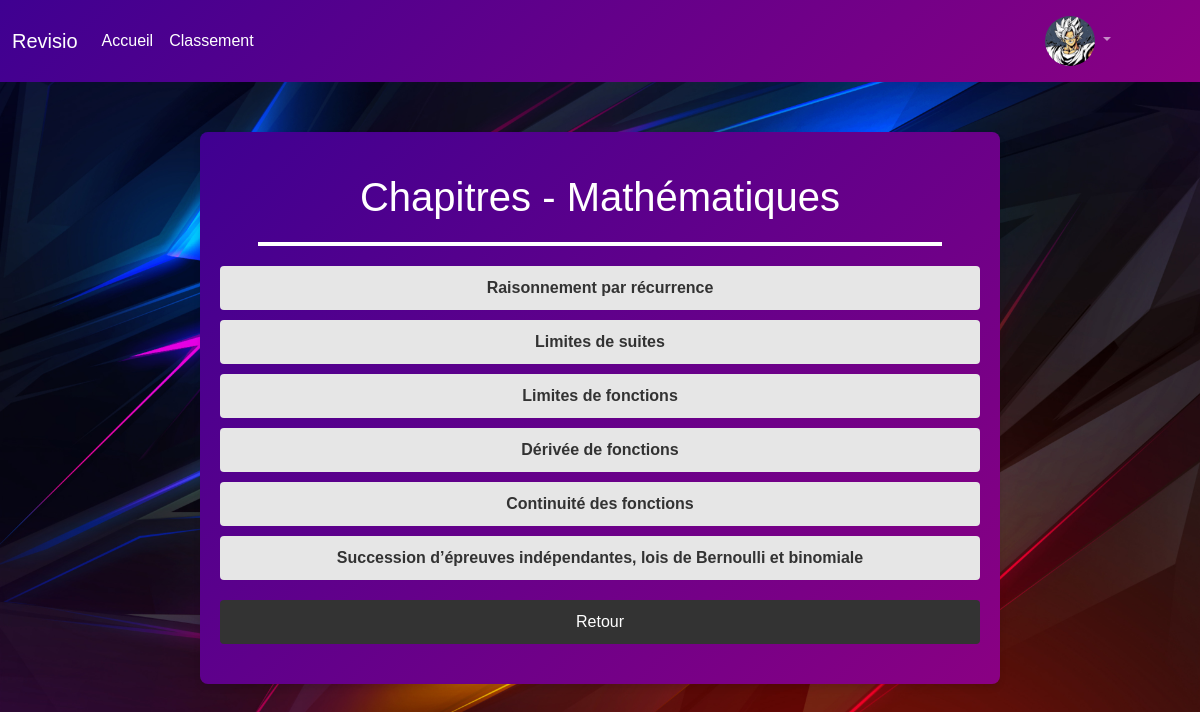
The app's page /chapitres.php?id_deck=1 (signed in) with its own data.
### tables this page shows
CREATE TABLE IF NOT EXISTS `decks` (
  `id_deck` int NOT NULL AUTO_INCREMENT,
  `nom_deck` varchar(255) NOT NULL,
  PRIMARY KEY (`id_deck`)
);

CREATE TABLE IF NOT EXISTS `chapitre` (
  `id` int NOT NULL AUTO_INCREMENT,
  `nom_chapitre` varchar(255) NOT NULL,
  `id_deck` int NOT NULL,
  PRIMARY KEY (`id`),
  KEY `id_deck` (`id_deck`)
);

### chapitres.php (the view, shortened to what this page needs)
<?php
$bdd = new PDO('mysql:host=localhost;dbname=account_app;charset=utf8', 'root', '');
$stmt = $bdd->prepare("SELECT users.id, users.pseudo,
                                       COALESCE(images.image, 'avatar.jpg') AS image
                                FROM users
                                LEFT JOIN images ON users.id = images.id
                                WHERE users.id = ?");
        $stmt->execute([$_SESSION['id']]);
        $user = $stmt->fetch(PDO::FETCH_ASSOC);
if (isset($_GET['id_deck']) && !empty($_GET['id_deck'])) {
    $id_deck = intval($_GET['id_deck']);
    $reqDeck = $bdd->prepare('SELECT nom_deck FROM decks WHERE id_deck = ?');
    $reqDeck->execute([$id_deck]);
    $deck = $reqDeck->fetch();
    if ($deck) {
        $nom_deck = htmlspecialchars($deck['nom_deck']);
        $reqChapitres = $bdd->prepare('SELECT * FROM chapitre WHERE id_deck = ?');
        $reqChapitres->execute([$id_deck]);
        $chapitres = $reqChapitres->fetchAll();
    } else {
        die('Deck non trouvé.');
    }
} else {
    die('ID du deck manquant ou invalide.');
}
?>
<!DOCTYPE html>
<html lang="en">
<head>
    <link rel="stylesheet" href="a.css">
    <link rel="stylesheet" href="https://cdnjs.cloudflare.com/ajax/libs/font-awesome/5.15.3/css/all.min.css" />
<link href="https://cdn.jsdelivr.net/npm/bootstrap@5.3.2/dist/css/bootstrap.min.css" rel="stylesheet">
<script src='https://cdn.jsdelivr.net/npm/bootstrap@5.0.1/dist/js/bootstrap.bundle.min.js'></script><ap.min.css" rel="stylesheet">
</head>
<body>
<nav class="navbar navbar-expand-lg navbar-dark">
        <div class="container-fluid">
          <a class="navbar-brand" href="index.php">Revisio</a>
          <div class="collapse navbar-collapse" id="navbarSupportedContent">
            <ul class="navbar-nav me-auto mb-2 mb-lg-0">
              <li class="nav-item">
                <a class="nav-link active" aria-current="page" href="index.php">Accueil</a>
              </li>
              <li class="nav-item">
                <a class="nav-link active" href="classement.php">Classement</a>
              </li>
            </ul>
            <ul class="navbar-nav ms-auto mb-2 mb-lg-0 profile-menu">
              <li class="nav-item dropdown">
                <a class="nav-link dropdown-toggle" href="#" id="navbarDropdown" role="button" data-bs-toggle="dropdown" aria-expanded="false">
                  <div class="profile-pic">
                      <img src="upload/<?php echo $user['image']; ?> ">
                   </div>
                </a>
              </li>
           </ul>
          </div>
        </div>
      </nav>
    <div class="container">
        <h1>Chapitres - <?php echo htmlspecialchars($nom_deck); ?></h1>
        <ul>
            <?php if (!empty($chapitres)): ?>
                <?php foreach ($chapitres as $chapitre): ?>
                    <li>
                        <a href="deck.php?id_chapitre=<?php echo $chapitre['id']; ?>&id_deck=<?php echo $id_deck; ?>">
                            <?php echo htmlspecialchars($chapitre['nom_chapitre']); ?>
                        </a>
                    </li>
                <?php endforeach; ?>
            <?php else: ?>
                <p>Aucun chapitre disponible pour ce deck.</p>
            <?php endif; ?>
        </ul>
        <a class="back-button" href="index.php">Retour</a>
    </div>
</body>
</html>

### a.css (style rules this page uses)
body { font-family: Arial, sans-serif; background-image: url('abstract-dark-colorful-digital-art-yi-3840x2400.jpg'); background-size: cover; background-repeat:no-repeat; }
.profile-pic { display: inline-block; vertical-align: middle; width: 50px; height: 50px; overflow: hidden; border-radius: 50%; }
.profile-pic img { width: 100%; height: 100%; object-fit: cover; }
.profile-menu { margin-right: 4.3rem; }
.navbar { background: linear-gradient(135deg,rgb(63, 0, 145), #8a0083); }

### chapitres.php (style rules this page uses)
body { font-family: Arial, sans-serif; margin: 0; padding: 0; background-image: url('minimal-abstract-background-5k-hi.jpg'); background-size: cover; background-image: url('abstract-dark-colorful-digital-art-yi-3840x2400.jpg'); background-repeat:no-repeat; }
.container { max-width: 800px; margin: 50px auto; padding: 20px; background: linear-gradient(135deg,rgb(63, 0, 145), #8a0083); box-shadow: 0px 4px 6px rgba(0, 0, 0, 0.1); border-radius: 8px; }
.container h1 { text-align: center; color: #fff; border-bottom:4px solid white; padding-bottom:1.3rem; margin:1.3rem auto; width:90%; }
.container ul { list-style: none; padding: 0; }
.container li { margin: 10px 0; padding: 10px; background: #e6e6e6; border-radius: 4px; text-align: center; transition: background 0.3s; }
.container li a { text-decoration: none; color: #333; font-weight: bold; }
.back-button { display: block; margin: 20px auto; padding: 10px 20px; text-align: center; background: #333; color: #fff; text-decoration: none; border-radius: 4px; transition: background 0.3s; }

### records on screen
decks: nom_deck "Mathématiques"
chapitre: nom_chapitre "Raisonnement par récurrence"
chapitre: nom_chapitre "Limites de suites"
chapitre: nom_chapitre "Limites de fonctions"
chapitre: nom_chapitre "Dérivée de fonctions"
chapitre: nom_chapitre "Continuité des fonctions"
chapitre: nom_chapitre "Succession d’épreuves indépendantes, lois de Bernoulli et binomiale"
